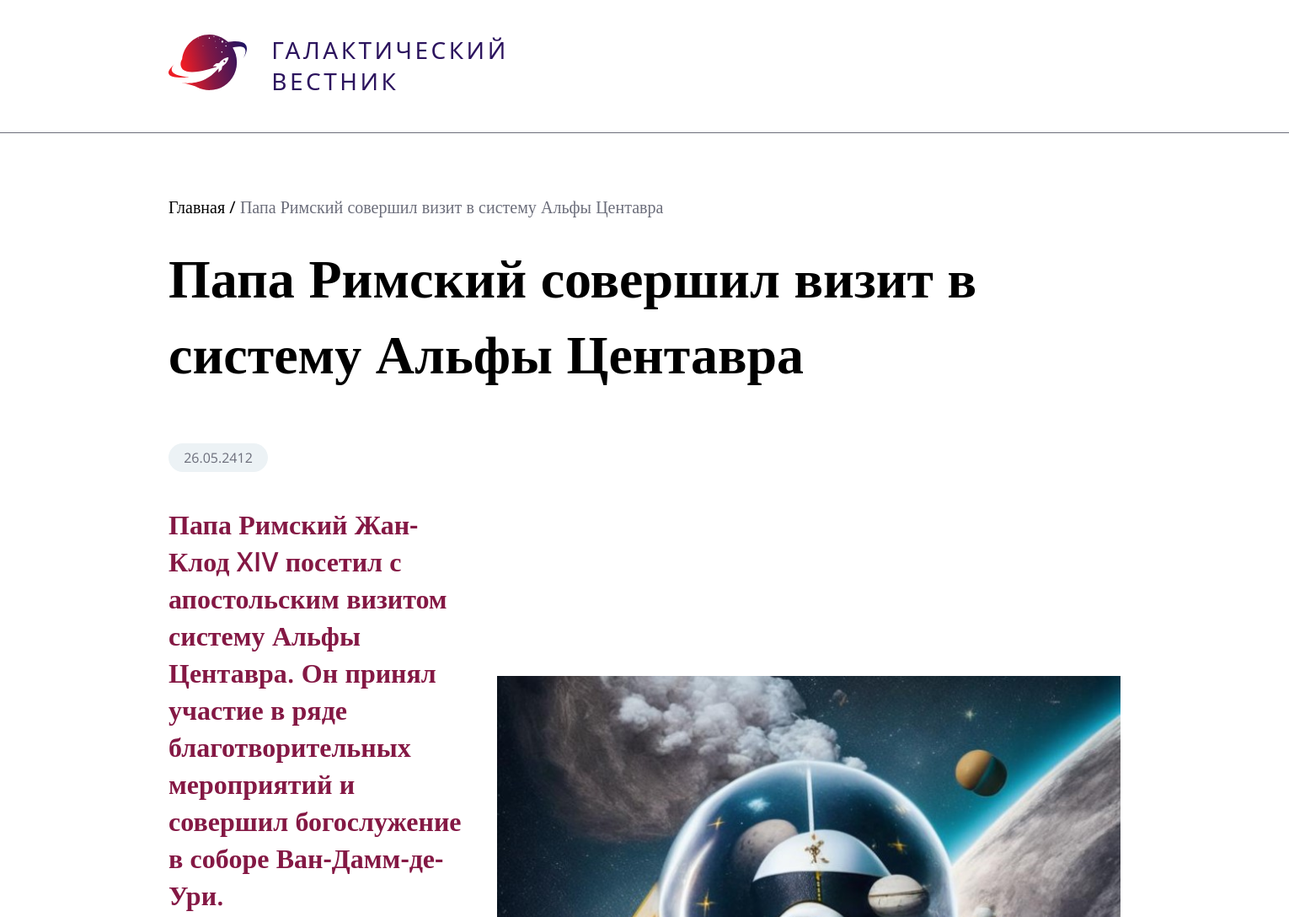
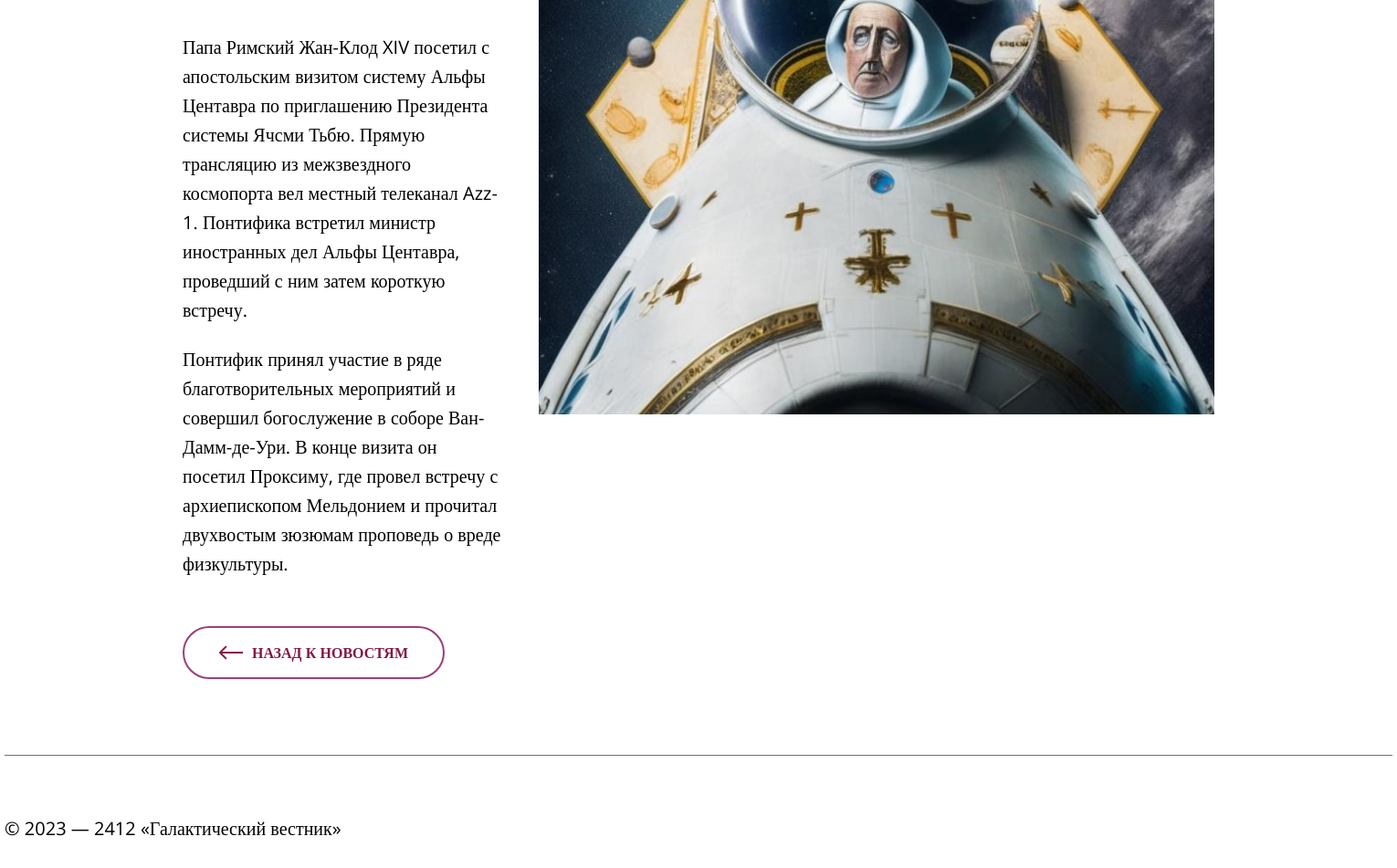
Page /articles?id=1 on the committed database (2 pictures, top to bottom).
### tables this page shows
CREATE TABLE `news` (
  `id` int(11) unsigned NOT NULL AUTO_INCREMENT,
  `date` datetime NULL DEFAULT NULL,
  `title` varchar(250) NOT NULL DEFAULT '',
  `announce` text NULL DEFAULT NULL,
  `content` text NULL DEFAULT NULL,
  `image` varchar(250) NOT NULL DEFAULT '',
  PRIMARY KEY (`id`),
  KEY `id` (`id`),

  KEY `idx_news_date` (`date`));

### app/core/view.php (called while the page is built)
<?php
class View{
    function generate($content_view, $template_view, $data = null, $page = null){
        include 'app/views/'.$template_view;
    }
}

### app/controllers/articles.php (called while the page is built)
<?php
class Controller_Articles extends Controller{
    function __construct(){
        $this->model = new Model_Articles();
        $this->view = new View();
    }
    function info($id){
        $data = $this->model->getArticleData($id);
        $this->view->generate('articles.php', 'template.php', $data);
    }
}

### app/core/route.php (called while the page is built, shortened)
<?php
class Route{
    static function start()
    {
        include "app/models/articles.php";
        $query = $_SERVER['QUERY_STRING'];
        (!empty($query) && preg_match('/(id|page)=\d*/', $query)) ?
            $id = (int)explode('=', $query)[1] :
            Route::redirect();
        $controller = new $controller_name;
        $controller->info($id);
    }
}

### index.php (called while the page is built, shortened)
<?php
require_once 'app/core/view.php';
require_once 'app/core/route.php';
Route::start();

### app/models/articles.php (called while the page is built, shortened)
<?php
class Model_Articles {
    private $db;
    function __construct() {
        $host="localhost";
        $db = "news";
        $user="root";
        $pass="rootrootroot!";
        $this->db = new MySQLi($host, $user, $pass, $db);
        $this->db->set_charset('utf8mb4');
    }
    public function getArticleData($id){
        $result = $this->db->query("SELECT * FROM `news` WHERE id = '$id'");
        return $result->fetch_assoc();
    }
}

### app/views/articles.php (the view)
<?php
$data['date'] = date('d.m.Y', strtotime($data['date']));
echo "
<p class='articleInfoTop'>Главная / <a>$data[title]</a></p>
<section class='articleFull'>
    <h1 class='mainWord articleName'>$data[title]</h1>
    <div class='date'>$data[date]</div>
    <div class='compose'>
        <img class='sideArticleImg' src='public/images/$data[image]'>
        <div class='infoField'>
            <h2 class='announce'>$data[announce]</h2>
            $data[content]
        </div>
    </div>
    <a onclick='redirectPrevPage();' class='back linkable'><img class='arrowBack' src='public/icons/Arrow.svg'>Назад к новостям</a>
</section>
";
?>

### app/views/template.php (shortened to what this page needs)
<!DOCTYPE html>
<html lang="ru">
<head>
</head>
<body>
<link rel="stylesheet" type="text/css" href="public/css/style.css" />
    <header>
        <div class='logo'>
            <img src='public/icons/logo.svg'>
            <p>Галактический вестник</p>
        </div>
    </header>
    <main>
    <?php include 'app/views/'.$content_view; ?>
    </main>
    <footer>
        <p>© 2023 — 2412 «Галактический вестник»</p>
    </footer>
</body>
</html>

### public/css/style.css (style rules this page uses)
body { font-family: "Open Sans"; font-style: normal; font-weight: 400; margin: 0px; font-size: 20px; line-height: 160%; --sideMargins: 200px; --anination-time: 0.23s ease-in-out; --brand-color: #841844; --body-text: #000000; --color1: #6c6e7b; }
main { align-items: center; }
h1 { font-style: normal; font-weight: 600; font-size: 64px; line-height: 140%; }
h2 { font-style: normal; font-weight: 600; font-size: 32px; line-height: 44px; }
p { margin: 0px; }
a.text, a { text-decoration: none; color: var(--brand-color); }
header { height: 156.88px; border-bottom: 1px solid var(--color1); }
.logo { margin-left: var(--sideMargins); padding-top: 39.93px; }
.logo > p { display: inline-block; padding: 0px 0px 0px 24.12px; width: 273px; font-family: "Segoe UI"; font-size: 28px; line-height: 132%; letter-spacing: 0.125em; text-transform: uppercase; color: #2c145e; }
footer { margin: 83px auto 0px auto; width: 1520px; border-top: 1px solid var(--color1); }
footer > p { margin-top: 63.59px; margin-bottom: 84.41px; text-align: left; }
.mainWord { margin: 54.32px var(--sideMargins) 0px var(--sideMargins); }
.date { font-size: 16px; line-height: 22px; color: var(--color1); text-align: center; line-height: 34px; background: #ecf2f5; width: 118px; height: 34px; border-radius: 20px; margin: 0px; }
a.back, .article > button { margin-top: 30px; transition: all var(--anination-time); display: flex; flex-direction: row; justify-content: center; align-items: center; padding: 16px 41px; gap: 10px; width: 216px; height: 54px; border: 2px solid #9b407a; background-color: white; border-radius: 50px; order: 3; flex-grow: 0; font-style: normal; font-weight: 600; font-size: 16px; line-height: 22px; color: var(--brand-color); text-transform: uppercase; align-self: flex-end; position: absolute; bottom: 0px; }
.articleInfoTop { margin-top: 72.25px; margin-left: var(--sideMargins); margin-bottom: 21.86px; }
.articleInfoTop > a { color: var(--color1); }
.articleFull { display: inline-block; margin: 0px var(--sideMargins) 0px var(--sideMargins); }
.articleName { color: var(--body-text); margin: 0px 0px 63px 0px; }
h2.announce { margin-bottom: 40px; }
.compose { margin-top: 40px; display: flex; flex-wrap: nowrap; flex-direction: row-reverse; gap: 40px; }
.infoField > h2 { margin-top: 0px; color: var(--brand-color); }
.infoField > p { margin-bottom: 22px; }
.sideArticleImg { object-fit: contain; width: 740px; }
a.back { position: relative; width: 283px; height: 54px; padding: 0px; }
a.back > img { transform: scale(-1, -1); }
.linkable { transition: all var(--anination-time); }
.linkable > img { transition: all var(--anination-time); vertical-align: middle; }

### rows in the picture
news: title "Папа Римский совершил визит в систему Альфы Центавра", image (picture), announce "Папа Римский Жан-Клод XIV посетил с апостольским визитом систему Альфы Центавра. Он принял участие в ряде благотворительных мероприятий и совершил богослужение в соборе Ван-Дамм-де-Ури.", content "Папа Римский Жан-Клод XIV посетил с апостольским визитом систему Альфы Центавра по приглашению Президента системы Ячсми Тьбю. Прямую трансляцию из межзвездного космопорта вел местный телеканал Azz-1. Понтифика встретил министр иностранных дел Альфы Центавра, проведший с ним затем короткую встречу. Понтифик принял участие в ряде благотворительных мероприятий и совершил богослужение в соборе Ван-Дамм-де-Ури. В конце визита он посетил Проксиму, где провел встречу с архиепископом Мельдонием и прочитал двухвостым зюзюмам проповедь о вреде физкультуры."

### other values in the picture
$data[date] "26.05.2412"
